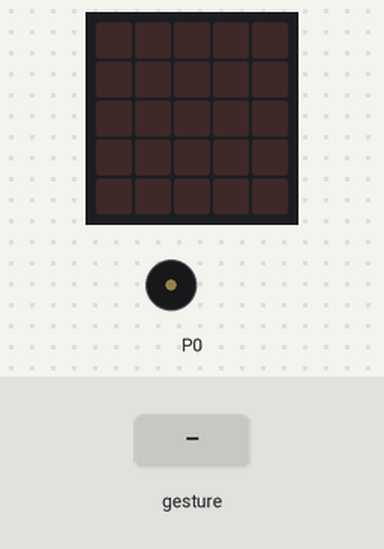
Simulated run of this program. Board: BBC micro:bit (MakeCode). Parts: the board's 5×5 LED display, buzzer (waves = sounding). The inputs (shaded band) are chosen by the test bench. A tilt is held for 1.5 s and a shake lasts 1 s, then the board lies face up again.

Above: at 1.2 s.
1.3 s: gesture 'logo up'
At 1.7 s:
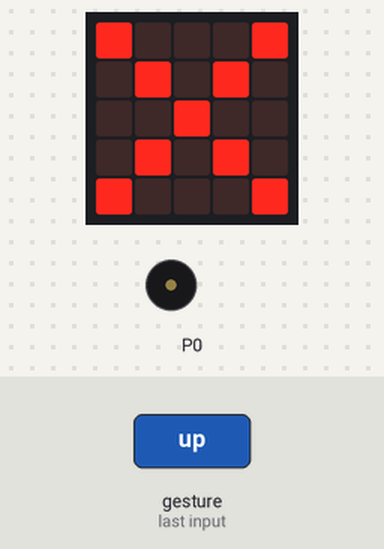
2.9 s: gesture 'logo down'
At 4.0 s:
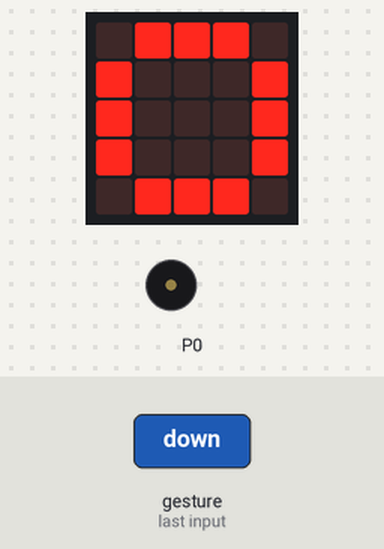
4.4 s: gesture 'shake'
At 4.78 s:
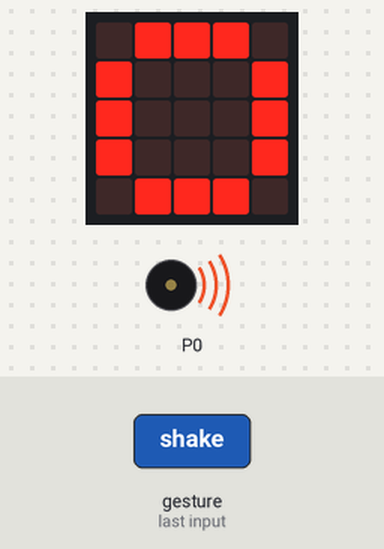
Timing chart, 0 to 7.4 s (numbered marks = the images above; inputs shaded):
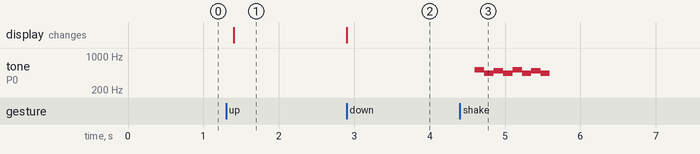

The program:

main.ts
```typescript
input.onGesture(Gesture.LogoUp, function () {
    basic.showLeds(`
        # . . . #
        . # . # .
        . . # . .
        . # . # .
        # . . . #
        `)
})
input.onGesture(Gesture.Shake, function () {
    music.playMelody("C5 A B A C5 A B A ", 500)
})
input.onGesture(Gesture.LogoDown, function () {
    basic.showLeds(`
        . # # # .
        # . . . #
        # . . . #
        # . . . #
        . # # # .
        `)
})
```

test.ts
```typescript
// テストはここに来ます。このパッケージが拡張機能として使用されるときにはコンパイルされません。
```

Measured:
- after the input at 1.3 s, the display: changes after 0.10 s (image 1)
- after the input at 2.9 s, the display: changes at once (image 2)
- after the input at 4.4 s, tone on P0: plays 523 Hz for 0.13 s, 440 Hz for 0.13 s, 494 Hz for 0.13 s, 440 Hz for 0.13 s, 523 Hz for 0.13 s, 440 Hz for 0.13 s … (8 notes in this stretch), starting after 0.20 s
